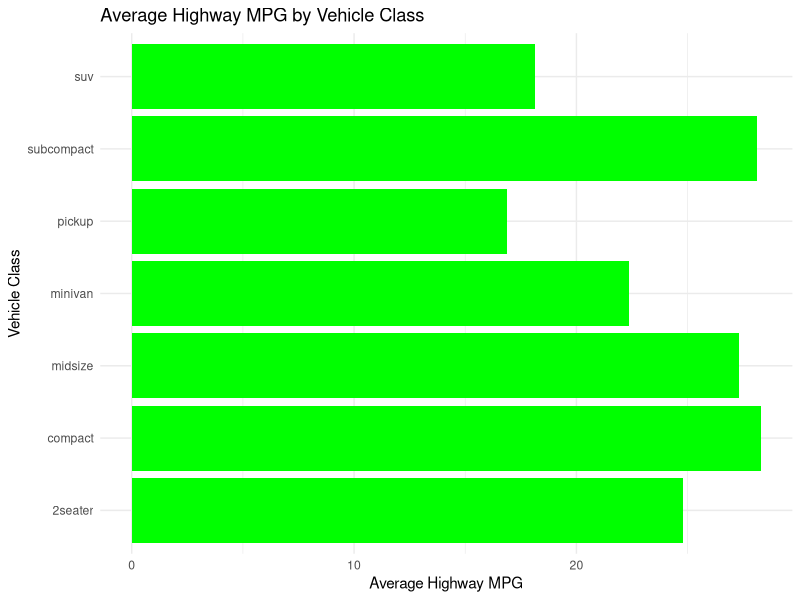

This chart was generated by the following R code:
## ---- chunk 1
library(ggplot2)
library(dplyr)
# Calculate the average highway mpg for each class of vehicle
avg_mpg <- mpg %>%
group_by(class) %>%

summarise(avg_hwy_mpg = mean(hwy))
# Plot the average highway mpg with class on the y-axis, all bars in light blue
ggplot(avg_mpg, aes(y = class, x = avg_hwy_mpg)) +
geom_col(fill = "green") + # Set all bars to light blue
labs(title = "Average Highway MPG by Vehicle Class",
y = "Vehicle Class",
x = "Average Highway MPG") +
theme_minimal()
